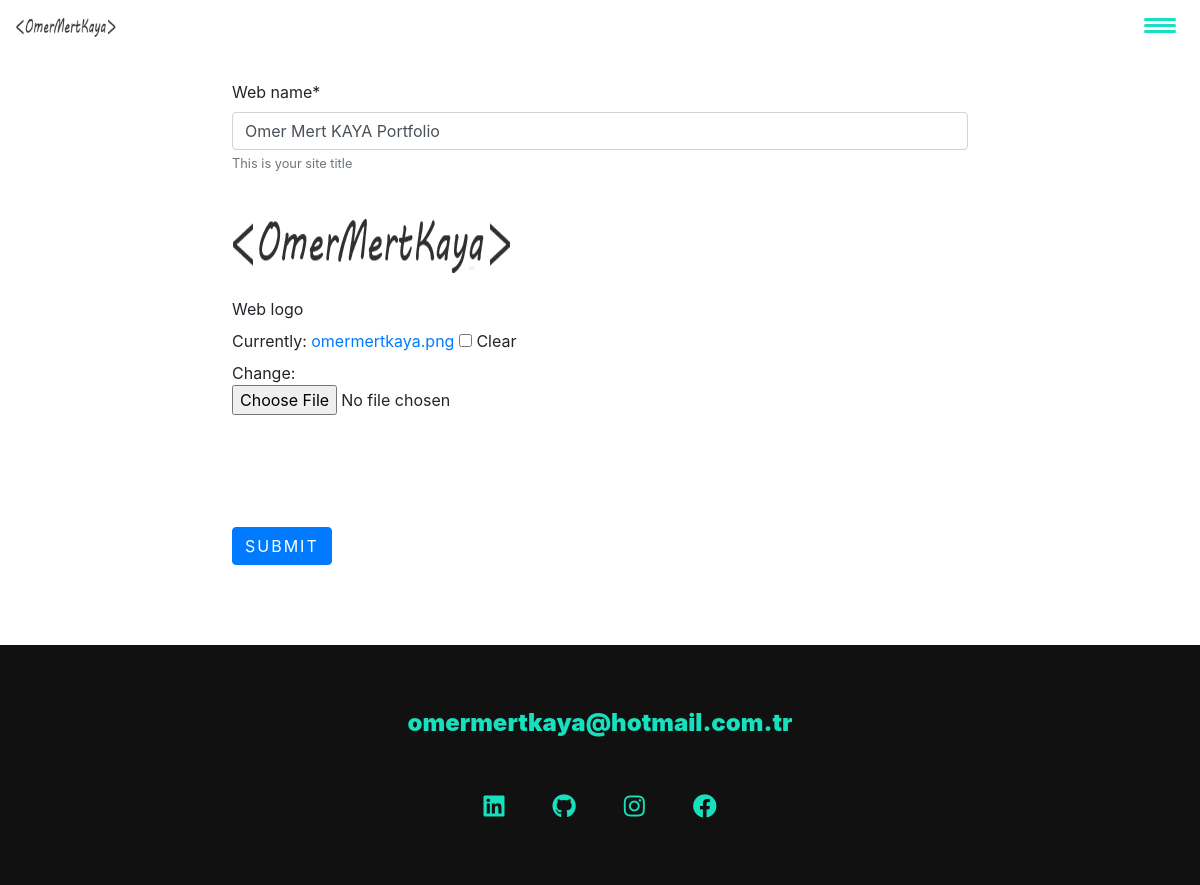
/update/weblogoname/1 (signed in), run on the app's committed database.
### portapp/models.py (models this page shows)
class WebLogoName(models.Model):
    web_name = models.CharField(max_length=225,help_text="This is your site title")
    web_logo = models.ImageField(null= True, blank=True)

class FooterSection(models.Model):
    footer_linked = models.CharField(max_length=300, blank=True)
    footer_github = models.CharField(max_length=300, blank=True)
    footer_instagram = models.CharField(max_length=300, blank=True)
    footer_facebook = models.CharField(max_length=300, blank=True)
    footer_email = models.CharField(max_length=300, blank=True)

### portapp/views.py (the view)
# urls.py: path("update/weblogoname/<int:pk>", WebLogoNameUpdateView.as_view(), name="update-weblogoname"),
class WebLogoNameUpdateView(UpdateView):
    model = WebLogoName
    template_name = "update_weblogoname.html"
    fields=['web_name','web_logo']
    success_url ="/"
    def get_context_data(self, **kwargs):
        context = super().get_context_data(**kwargs)
        context["FooterSection"] = FooterSection.objects.get(id=1)
        context1 = super().get_context_data(**kwargs)
        context1["WebLogoName"] = WebLogoName.objects.get(id=1)
        context.update(context1)
        return context

### portapp/templates/update_weblogoname.html (shortened to what this page needs)
{% load static %}
{% if user.is_authenticated %}
<!DOCTYPE html>
<html lang="en">
<head>
    <link rel="stylesheet" type="text/css" href="{% static 'css/style.css' %}">
    <link rel="stylesheet" href="https://cdnjs.cloudflare.com/ajax/libs/normalize/7.0.0/normalize.min.css">
    <link rel="stylesheet" href="https://cdnjs.cloudflare.com/ajax/libs/font-awesome/5.11.2/css/all.css" />
    <link rel="stylesheet" href="https://stackpath.bootstrapcdn.com/bootstrap/4.1.3/css/bootstrap.min.css">
</head>
<body>
<header>
    <div class="logo">
        <a href="/">
        <img src="../../media/images/{{WebLogoName.web_logo}}" alt="">
        </a>
    </div>
    <button class="nav-toggle" aria-label="toggle navigation">
        <span class="hamburger"></span>
    </button>
</header>
        <section class="update__footersection" >
                {% load crispy_forms_tags %}
                        <form method="Post" enctype="multipart/form-data">
                                {{ form.web_name|as_crispy_field}}
                                <br>
                                <img src="../../media/images/{{WebLogoName.web_logo}}" alt="">
                                <br>
                                {{ form.web_logo|as_crispy_field}}
                                <br>
                                <br>
                                <br>
                                <br>
                                <button type="submit" class="btn btn-primary">Submit</button>
                        </form>
        </section>
<footer class="footer">
    <a href="mailto:{{FooterSection.footer_email}}" class="footer__link">{{FooterSection.footer_email}}</a>
    <ul class="social-list">
        <li class="social-list__item">
            <a class="social-list__link" href="{{FooterSection.footer_linked}}">
                <i class="fab fa-linkedin"></i>
            </a>
        </li>
        <li class="social-list__item">
            <a class="social-list__link" href="{{FooterSection.footer_github}}">
                <i class="fab fa-github"></i>
            </a>
        </li>
        <li class="social-list__item">
            <a class="social-list__link" href="{{FooterSection.footer_instagram}}">
                <i class="fab fa-instagram"></i>
            </a>
        </li>
        <li class="social-list__item">
            <a class="social-list__link" href="{{FooterSection.footer_facebook}}">
                <i class="fab fa-facebook"></i>
            </a>
        </li>
    </ul>
</footer>
</body>
</html>
{% else %}
{% include "404.html" %}
{% endif %}

### static/css/style.css (style rules this page uses)
*, *::before, *::after { box-sizing: border-box; }
:root { --ff-primary: 'Source Sans Pro', sans-serif; --ff-secondary: 'Source Code Pro', monospace; --fw-reg: 300; --fw-bold: 900; --clr-light: #fff; --clr-dark: #303030; --clr-accent: #16e0bd; --fs-h1: 3rem; --fs-h2: 2.25rem; --fs-h3: 1.25rem; --fs-body: 1rem; --bs: 0.25em 0.25em 0.75em rgba(0,0,0,.25), 0.125em 0.125em 0.25em rgba(0,0,0,.15); }
@media (min-width: 800px) { :root { --fs-h1: 4.5rem; --fs-h2: 3.75rem; --fs-h3: 1.5rem; --fs-body: 1.125rem; } }
html { scroll-behavior: smooth; }
body { background: var(--clr-light); color: var(--clr-dark); margin: 0; font-family: var(--ff-primary); font-size: var(--fs-body); line-height: 1.6; }
section { padding: 5em 2em; }
img { display: block; max-width: 100%; }
.btn { display: inline-block; padding: .5em 2.5em; background: var(--clr-accent); color: var(--clr-dark); text-decoration: none; cursor: pointer; font-size: .8rem; text-transform: uppercase; letter-spacing: 2px; font-weight: var(--fw-bold); transition: transform 200ms ease-in-out; }
header { display: flex; justify-content: space-between; padding: 1em; position: fixed; z-index: 9999; width: 100%; }
.logo { max-width: 100px; }
.nav-toggle { padding: .5em; background: transparent; border: 0; cursor: pointer; position: absolute; right: 1em; top: 1em; z-index: 1000; }
.hamburger { display: block; position: relative; }
.hamburger, .hamburger::before, .hamburger::after { background: var(--clr-accent); width: 2em; height: 3px; border-radius: 1em; transition: transform 250ms ease-in-out; }
.hamburger::before, .hamburger::after { content: ''; position: absolute; left: 0; right: 0; }
.hamburger::before { top: 6px; }
.hamburger::after { bottom: 6px; }
.footer { background: #111; color: var(--clr-accent); text-align: center; padding: 2.5em 0; font-size: var(--fs-h3); }
.footer a { color: inherit; text-decoration: none; }
.footer__link { font-weight: var(--fw-bold); }
.social-list { list-style: none; display: flex; justify-content: center; margin: 2em 0 0; padding: 0; }
.social-list__item { margin: 0 .5em; }
.social-list__link { padding: .5em; }
.update__footersection { max-width: 800px; margin: auto; }

### data on the page
WebLogoName: web_logo (picture), web_name "Omer Mert KAYA Portfolio"
FooterSection: footer_email "omermertkaya@hotmail.com.tr"
